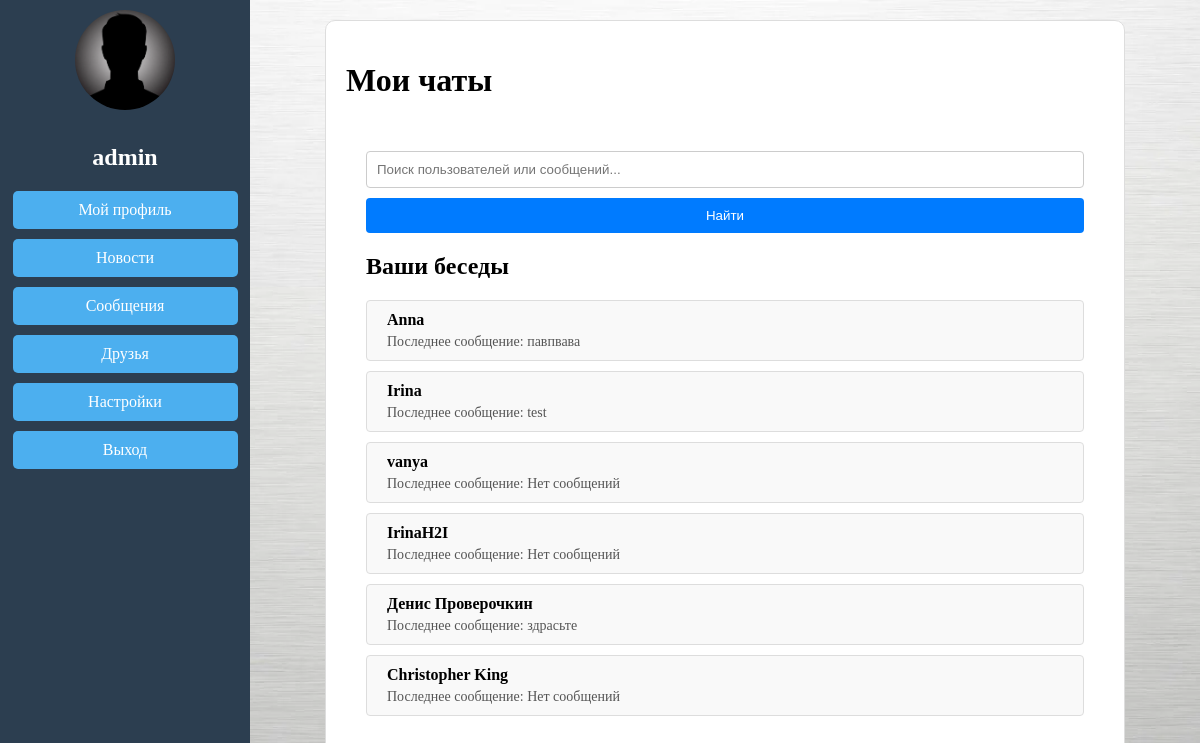
Page /messages/ (signed in) on the committed database.
### users/models.py (models this page shows, shortened)
class CustomUser(AbstractUser):
    bio = models.TextField(blank=True, null=True)
    avatar = models.ImageField(upload_to='avatars/', blank=True, null=True)
    first_name = models.CharField(max_length=30, blank=True, null=True)
    last_name = models.CharField(max_length=30, blank=True, null=True)

### profiles/models.py (models this page shows, shortened)
class Profile(models.Model):
    user = models.OneToOneField(settings.AUTH_USER_MODEL, on_delete=models.CASCADE, related_name='profile')
    bio = models.TextField(blank=True, null=True)
    avatar = models.ImageField(upload_to='avatars/', blank=True, null=True)
    friends = models.ManyToManyField('self', blank=True)  # Связь "друзья"
    birth_date = models.DateField(blank=True, null=True)  # Дата рождения
    location = models.CharField(max_length=100, blank=True, null=True)  # Местоположение
    interests = models.TextField(blank=True, null=True)  # Интересы

### messages_app/models.py (models this page shows, shortened)
class Conversation(models.Model):
    participants = models.ManyToManyField(settings.AUTH_USER_MODEL, related_name='conversations')
    created_at = models.DateTimeField(auto_now_add=True)

class Message(models.Model):
    conversation = models.ForeignKey(Conversation, on_delete=models.CASCADE, related_name='messages')
    sender = models.ForeignKey(settings.AUTH_USER_MODEL, on_delete=models.CASCADE)
    content = models.TextField()
    created_at = models.DateTimeField(auto_now_add=True)
    is_read = models.BooleanField(default=False)  # Новое поле для отслеживания прочтения

### messages_app/views.py (the view, shortened to what this page needs)
# urls.py: path('', views.conversation_list, name='conversation_list'),  # Список диалогов
@login_required
def conversation_list(request):
    conversations = request.user.conversations.all()
    conversation_data = []
    total_unread = 0  # Счётчик для всех непрочитанных сообщений
    for conversation in conversations:
        participant = conversation.participants.exclude(id=request.user.id).first()
        unread_count = conversation.messages.filter(
            ~Q(sender=request.user),  # Сообщения не от текущего пользователя
            is_read=False
        ).count()
        total_unread += unread_count  # Добавляем непрочитанные сообщения в общий счётчик
        last_message = conversation.messages.last()  # Получаем последнее сообщение
        conversation_data.append({
            'conversation': conversation,
            'participant': participant,
            'unread_count': unread_count,
            'last_message': last_message.content if last_message else "Нет сообщений",
        })
    search_query = request.GET.get('search', '')
    search_results = []
    return render(request, 'messages_app/conversation_list.html', {
        'conversations': conversation_data,
        'search_results': search_results,
        'search_query': search_query,
        'total_unread': total_unread,  # Передаём общий счётчик в шаблон
    })

### messages_app/templates/messages_app/conversation_list.html (shortened to what this page needs)
{% extends 'base.html' %}
{% block content %}
<div class="chat-container">
    <h1>Мои чаты</h1>
    <div class="conversation-list-container">
        <form method="GET" action="{% url 'conversation_list' %}" class="search-form">
            <input type="text" name="search" placeholder="Поиск пользователей или сообщений..." value="{{ search_query }}">
            <button type="submit" class="button">Найти</button>
        </form>
        <div class="conversation-list">
            <h2>Ваши беседы</h2>
            <ul>
                {% for item in conversations %}
                    <li class="conversation-item">
                        <a href="{% url 'conversation_detail' item.conversation.id %}">
                            <div class="conversation-participant">
                                {{ item.participant.get_full_name|default:item.participant.username }}
                            </div>
                            <div class="conversation-last-message">
                                Последнее сообщение: {{ item.last_message }}
                            </div>
                        </a>
                    </li>
                {% endfor %}
            </ul>
        </div>
    </div>
{% endblock %}

### templates/base.html (shortened to what this page needs)
{% load static %}
<!DOCTYPE html>
<html lang="en">
<head>
    <link rel="stylesheet" href="/static/styles.css">
</head>
<body style="background-image: url('{% if request.user.is_authenticated and request.user.settings.background_image %}{{ request.user.settings.background_image.url }}{% else %}/static/default-background.jpg{% endif %}');">
    {% if request.user.is_authenticated %}
        <div class="sidebar" id="sidebar">
            <div class="profile-section">
                {% if request.user.is_authenticated and request.user.profile.avatar %}
                    <img src="{{ request.user.profile.avatar.url }}" alt="Аватар">
                {% else %}
                    <img src="/static/default-avatar.png" alt="Аватар">
                {% endif %}
                <h2>{{ request.user.get_full_name|default:user.username }}</h2>
            </div>
            <nav>
                <ul>
                    <li><a href="{% url 'view_profile' username=request.user.username %}">Мой профиль</a></li>
                    <li><a href="{% url 'news_feed' %}">Новости</a></li>
                    <li>
                        <a href="{% url 'conversation_list' %}">
                            Сообщения
                        </a>
                    </li>
                    <li><a href="{% url 'friends_list' %}">Друзья</a></li>
                    <li><a href="{% url 'settings' %}">Настройки</a></li>
                    <li><a href="{% url 'logout' %}">Выход</a></li>
                </ul>
            </nav>
        </div>
        <div class="content">
            {% block content %}{% endblock %}
        </div>
    {% else %}
        <div class="auth-section">
            <h1>Добро пожаловать!</h1>
            <p><a href="{% url 'login' %}">Войти</a> или <a href="{% url 'register' %}">Зарегистрироваться</a></p>
        </div>
    {% endif %}
</body>
</html>

### static/styles.css (style rules this page uses)
* { box-sizing: border-box; }
body { margin: 0; padding: 0; overflow-x: hidden; background-image: url('/media/backgrounds/my image.jpg'); background-size: cover; background-position: center; background-size: cover; background-attachment: fixed; }
.content { margin-left: 250px; padding: 20px; box-sizing: border-box; }
.sidebar { position: fixed; top: 0; left: 0; width: 250px; height: 100%; background-color: #2c3e50; color: #fff; transition: transform 0.3s ease; overflow-y: auto; z-index: 1000; }
.sidebar .profile-section { text-align: center; margin-bottom: 20px; }
.sidebar .profile-section img { margin: 10px; width: 100px; height: 100px; border-radius: 50%; object-fit: cover; margin-bottom: 10px; }
.sidebar nav ul { list-style: none; padding: 0; text-align: center; }
.sidebar nav ul li { margin: 10px 0; }
.sidebar nav ul li a { display: block; width: 90%; margin: 0 auto; text-align: center; padding: 10px; background-color: #4cafef; color: #fff; border-radius: 5px; text-decoration: none; transition: background-color 0.3s ease; }
.button { display: inline-block; padding: 10px 15px; background-color: #3498db; color: white; text-decoration: none; border-radius: 5px; transition: background-color 0.3s ease; }
form button { display: block; width: 100%; padding: 10px; background-color: #3498db; color: white; border: none; border-radius: 5px; cursor: pointer; }
form { margin-bottom: 20px; }
form input { width: calc(100% - 100px); padding: 10px; margin-right: 10px; border-radius: 5px; border: 1px solid #ccc; }
form button { padding: 10px 20px; background-color: #3498db; color: white; border: none; border-radius: 5px; cursor: pointer; }
ul { list-style: none; padding: 0; }
ul li { margin: 10px 0; }
ul li a { margin-left: 10px; color: #3498db; text-decoration: none; }
form { margin-top: 10px; }
form button { margin-top: 10px; padding: 10px 20px; background-color: #3498db; color: white; border: none; border-radius: 5px; cursor: pointer; transition: background-color 0.3s; }
.button { width: 100%; text-align: center; padding: 5px 10px; border-radius: 5px; text-decoration: none; color: white; cursor: pointer; transition: background-color 0.3s; }
.chat-container { max-width: 800px; margin: 0 auto; display: flex; flex-direction: column; height: 100vh; padding: 20px; box-sizing: border-box; background-color: #fff; border: 1px solid #ddd; border-radius: 10px; }
.conversation-list-container { max-width: 800px; padding: 20px; }
.search-form { gap: 10px; margin-bottom: 20px; }
.search-form input { width: 100%; flex: 1; padding: 10px; border: 1px solid #ccc; border-radius: 4px; }
.search-form .button { padding: 10px 20px; background-color: #007bff; color: #fff; border: none; border-radius: 4px; cursor: pointer; }
.conversation-list { margin-top: 20px; }
.conversation-item { display: flex; flex-direction: column; padding: 10px; border: 1px solid #ddd; border-radius: 4px; margin-bottom: 10px; background: #f9f9f9; }
.conversation-item a { text-decoration: none; color: #000; }
.conversation-participant { font-weight: bold; margin-bottom: 5px; }
.conversation-last-message { font-size: 14px; color: #555; }

### rows in the picture
CustomUser: user.profile.avatar (picture), user.get_full_name "admin"
Conversation: participant.get_full_name "Anna", last_message "павпвава"
Conversation: participant.get_full_name "Irina", last_message "test"
Conversation: participant.get_full_name "vanya", last_message "Нет сообщений"
Conversation: participant.get_full_name "IrinaH2I", last_message "Нет сообщений"
Conversation: participant.get_full_name "Денис Проверочкин", last_message "здрасьте"
Conversation: participant.get_full_name "Christopher King", last_message "Нет сообщений"
